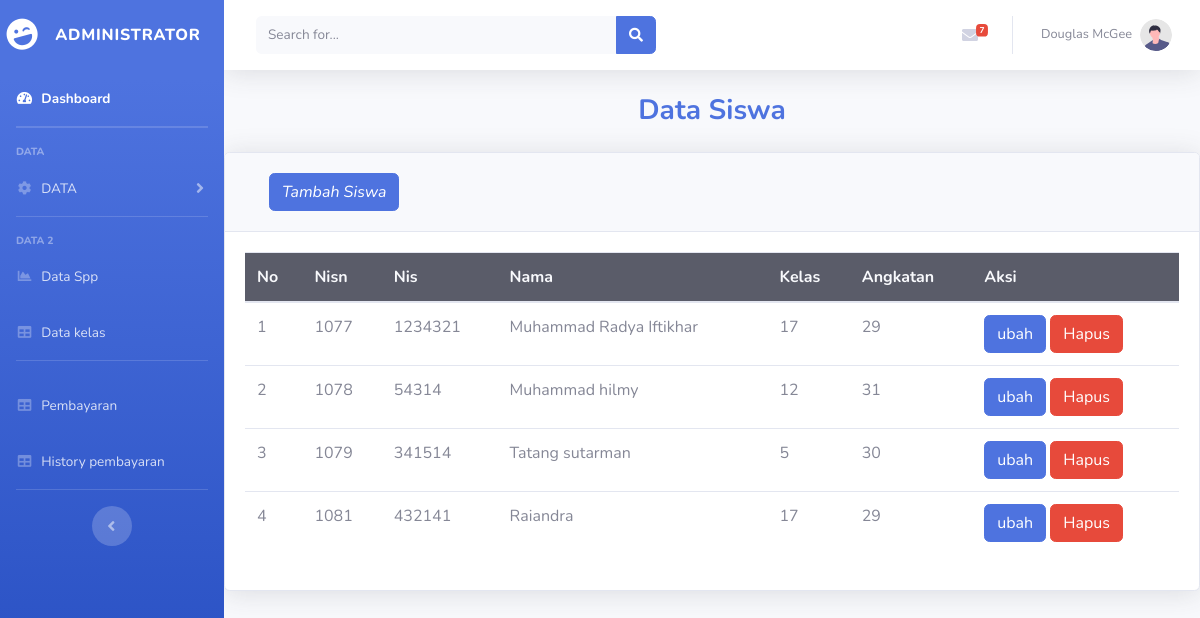
Page /administrator/data_siswa.php (signed in) on the committed database.
### tables this page shows
CREATE TABLE `siswa` (
  `nisn` int(10) NOT NULL,
  `nis` char(100) NOT NULL,
  `nama` varchar(225) NOT NULL,
  `username` varchar(100) NOT NULL,
  `id_kelas` int(11) NOT NULL,
  `angkatan` int(2) NOT NULL,
  `alamat` text NOT NULL,
  `no_tlp` varchar(100) NOT NULL,
  `password` varchar(225) NOT NULL
);

### administrator/data_siswa.php (the view, shortened to what this page needs)
<!DOCTYPE html>
<html lang="en">
<head>
    <link href="vendor/fontawesome-free/css/all.min.css" rel="stylesheet" type="text/css">
    <link href="css/sb-admin-2.min.css" rel="stylesheet">
</head>
<body id="page-top">
    <div id="wrapper">
        <ul class="navbar-nav bg-gradient-primary sidebar sidebar-dark accordion" id="accordionSidebar">
            <a class="sidebar-brand d-flex align-items-center justify-content-center" href="halaman_administrator.php">
                <div class="sidebar-brand-icon rotate-n-15">
                    <i class="fas fa-laugh-wink"></i>
                </div>
                <div class="sidebar-brand-text mx-3">ADMINISTRATOR</div>
            </a>
             <li class="nav-item active">
                <a class="nav-link" href="halaman_administrator.php">
                    <i class="fas fa-fw fa-tachometer-alt"></i>
                    <span>Dashboard</span></a>
            </li>
            <hr class="sidebar-divider my-0">
            <hr class="sidebar-divider">
            <div class="sidebar-heading">
                DATA
            </div>
            <li class="nav-item">
                <a class="nav-link collapsed" href="#" data-toggle="collapse" data-target="#collapseUtilities"
                    aria-expanded="true" aria-controls="collapseUtilities">
                    <i class="fas fa-fw fa-cog"></i>
                    <span>DATA</span>
                </a>
            </li>
            <hr class="sidebar-divider">
            <div class="sidebar-heading">
                Data 2
            </div>
            <li class="nav-item">
                <a class="nav-link" href="data_spp.php">
                    <i class="fas fa-fw fa-chart-area"></i>
                    <span>Data Spp</span></a>
            </li>
            <li class="nav-item">
                <a class="nav-link" href="data_kelas.php">
                    <i class="fas fa-fw fa-table"></i>
                    <span>Data kelas</span></a>
            </li>
            <hr class="sidebar-divider">
            <li class="nav-item">
                <a class="nav-link" href="pembayaran.php">
                    <i class="fas fa-fw fa-table"></i>
                    <span>Pembayaran</span></a>
            </li>
            <li class="nav-item">
                <a class="nav-link" href="history.php">
                    <i class="fas fa-fw fa-table"></i>
                    <span>History pembayaran</span></a>
            </li>
            <hr class="sidebar-divider d-none d-md-block">
            <div class="text-center d-none d-md-inline">
                <button class="rounded-circle border-0" id="sidebarToggle"></button>
            </div>
        </ul>
        <div id="content-wrapper" class="d-flex flex-column">
            <div id="content">
                <nav class="navbar navbar-expand navbar-light bg-white topbar mb-4 static-top shadow">
                    <form
                        class="d-none d-sm-inline-block form-inline mr-auto ml-md-3 my-2 my-md-0 mw-100 navbar-search">
                        <div class="input-group">
                            <input type="text" class="form-control bg-light border-0 small" placeholder="Search for..."
                                aria-label="Search" aria-describedby="basic-addon2">
                            <div class="input-group-append">
                                <button class="btn btn-primary" type="button">
                                    <i class="fas fa-search fa-sm"></i>
                                </button>
                            </div>
                        </div>
                    </form>
                    <ul class="navbar-nav ml-auto">
                        <li class="nav-item dropdown no-arrow mx-1">
                            <a class="nav-link dropdown-toggle" href="#" id="messagesDropdown" role="button"
                                data-toggle="dropdown" aria-haspopup="true" aria-expanded="false">
                                <i class="fas fa-envelope fa-fw"></i>
                                <span class="badge badge-danger badge-counter">7</span>
                            </a>
                        </li>
                        <li class="nav-item dropdown no-arrow">
                            <a class="nav-link dropdown-toggle" href="#" id="userDropdown" role="button"
                                data-toggle="dropdown" aria-haspopup="true" aria-expanded="false">
                                <span class="mr-2 d-none d-lg-inline text-gray-600 small">Douglas McGee</span>
                                <img class="img-profile rounded-circle"
                                    src="img/undraw_profile.svg">
                            </a>
                        </li>
                    </ul>
                </nav>
            <h3 align="center";  class="m-0 font-weight-bold text-primary">Data Siswa</h3><br>
            <div class="card shadow mb-4">
                    <div class="card-header py-3 ">
                    <a class="dropdown-item" href="#" data-toggle="modal" data-target="#tambah_siswa">
                                    <i class="btn btn-primary">Tambah Siswa</i>
                                </a>
                    </div>
                        <div class="card-body">
                            <div class="table-responsive">
                              <table class="table table-hover">
                                <thead class="bg-dark text-light">
                                    <th>No</th><th>Nisn</th><th>Nis</th>
                                    <th>Nama</th><th>Kelas</th><th>Angkatan</th><th>Aksi</th>
                                </thead>
                                <tbody>
                                    <?php
                                    include '../koneksi.php';
                                    $tampil_siswa=mysqli_query($sambung,"select * from siswa");
                                    $no=0;
                                    while($data_siswa=mysqli_fetch_array($tampil_siswa)){
                                        $no++?>
                                        <tr>
                                            <td><?=$no?></td>
                                            <td><?=$data_siswa['nisn']?></td>
                                            <td><?=$data_siswa['nis']?></td>
                                            <td><?=$data_siswa['nama']?></td>
                                            <td><?=$data_siswa['id_kelas']?></td>
                                            <td><?=$data_siswa['angkatan']?></td>
                                            <td>
                                                <a href="?nisn=<?=$data_siswa['nisn']?>" data-toggle="modal" data-target="#ubah_siswa"><input type="button" class="btn btn-primary" value="ubah"></a>
                                                <a href="../3proses_siswa/proses_delete_siswa.php?nisn=<?=$data_siswa['nisn']?>" onclick="return confirm('Ingin menghapus data ini?')"><input type="button" class="btn btn-danger" value="Hapus"></a>
                                            </td>
                                        </tr>
                                        <?php
                                    }
                                    ?>
                                </tbody>
                              </table>
                            </div>
                        </div>
                    </div>
</body>
</html>

### rows in the picture
siswa: nisn "1077", nis "1234321", nama "Muhammad Radya Iftikhar", id_kelas "17", angkatan "29"
siswa: nisn "1078", nis "54314", nama "Muhammad hilmy", id_kelas "12", angkatan "31"
siswa: nisn "1079", nis "341514", nama "Tatang sutarman", id_kelas "5", angkatan "30"
siswa: nisn "1081", nis "432141", nama "Raiandra", id_kelas "17", angkatan "29"
